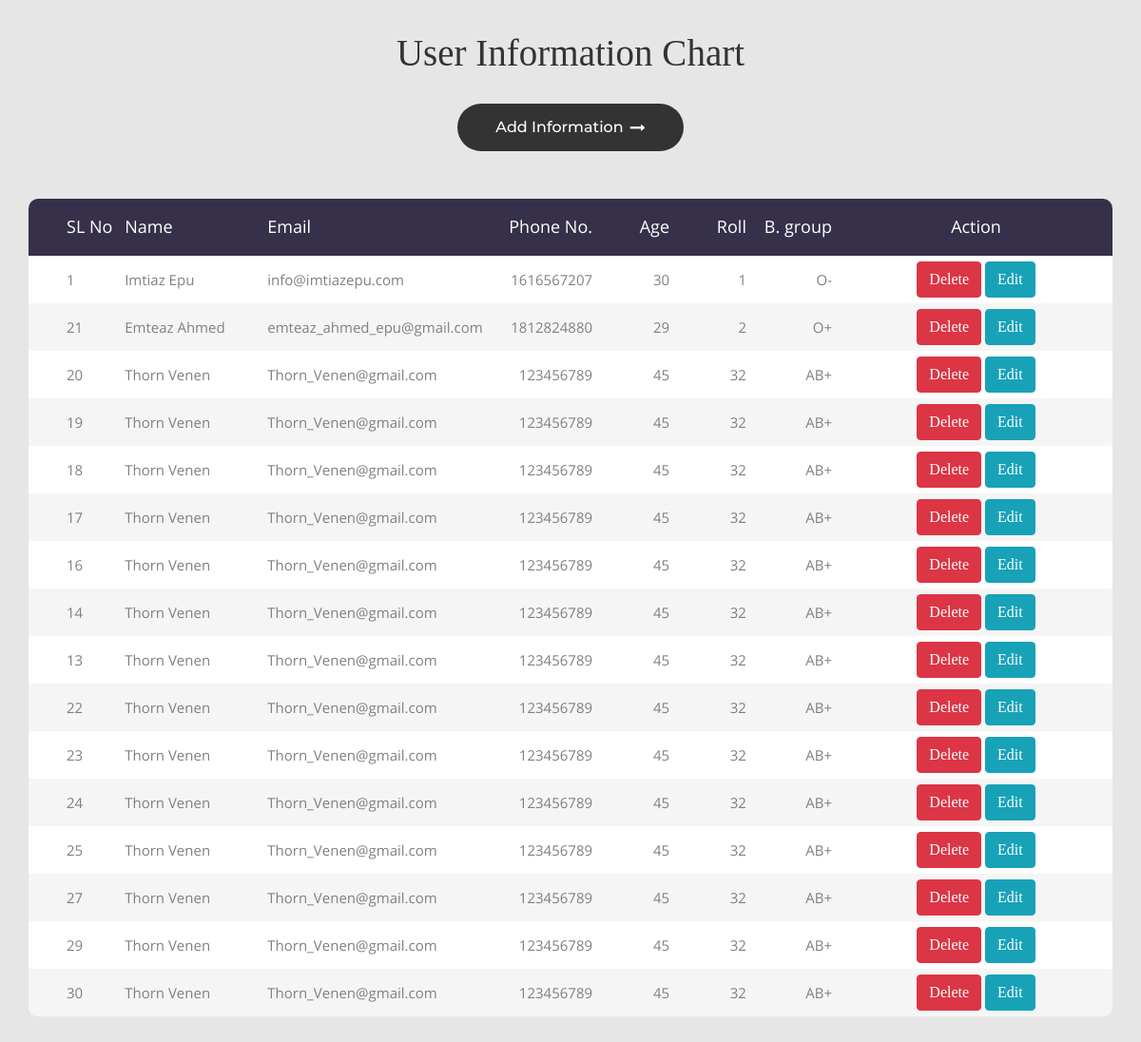
The page /view.php on the database its author committed.
### tables this page shows
CREATE TABLE `student` (
  `id` int(11) NOT NULL,
  `name` varchar(80) NOT NULL,
  `email` varchar(80) NOT NULL,
  `phone` int(80) NOT NULL,
  `age` int(80) NOT NULL,
  `roll` int(80) NOT NULL,
  `blood` varchar(80) NOT NULL
);

### lib/Database.php (called while the page is built, shortened)
<?php
	class Database{
		public $host   = DB_HOST;
		public $user   = DB_USER;
		public $pass   = DB_PASS;
		public $dbname = DB_NAME;
		public $link;
		public function connectDB(){
			$this->link = new mysqli($this->host, $this->user, $this->pass, $this->dbname);
		}
		public function select($query){
			$select = $this->link->query($query) or die($this->link->error.__Line__);
			if ($select->num_rows> 0 ){
				return $select;
			}
			else {
				return false;
			}
		}
	}
 ?>

### view.php (the view, shortened to what this page needs)
<?php
	include 'lib/Database.php';
	$db = new Database();
 ?>
<!DOCTYPE html>
<html lang="en">
<head>
	<link rel="stylesheet" type="text/css" href="v_assets/vendor/bootstrap/css/bootstrap.min.css">
	<link rel="stylesheet" type="text/css" href="v_assets/fonts/font-awesome-4.7.0/css/font-awesome.min.css">
	<link rel="stylesheet" type="text/css" href="v_assets/vendor/animate/animate.css">
	<link rel="stylesheet" type="text/css" href="v_assets/vendor/select2/select2.min.css">
	<link rel="stylesheet" type="text/css" href="v_assets/vendor/perfect-scrollbar/perfect-scrollbar.css">
	<link rel="stylesheet" type="text/css" href="v_assets/css/util.css">
	<link rel="stylesheet" type="text/css" href="v_assets/css/main.css">
	<link rel="stylesheet" type="text/css" href="assets/css/main.css">
</head>
<body>
	<div class="limiter">
		<div class="container-table100">
			<span class="contact100-form-title">
					User Information Chart
			</span>
			<div style="margin-top: -50px; margin-bottom: 50px;" class="container-contact100-form-btn text-center">
				<a href="index.php"><button style="padding: 0 40px;" type="submit" class="contact100-form-btn ">Add Information<i class="fa fa-long-arrow-right m-l-7" aria-hidden="true"></i></button></a>
			</div>
			<div class="wrap-table100">
				<div class="table100">
					<table>
						<thead>
							<tr class="table100-head">
								<th class="column1">SL No </th>
								<th class="column2">Name</th>
								<th class="column3">Email</th>
								<th class="column4">Phone No.</th>
								<th class="column5">Age</th>
								<th class="column6">Roll</th>
								<th class="column7">B. group</th>
								<th class="column8">Action</th>
							</tr>
						</thead>
						<tbody>
							<?php
								$query = "SELECT * FROM student";
								$view  =  $db->select($query);
								if($view){
									while($result = $view-> fetch_assoc()){
							 ?>
								<tr>
									<td class="column1"><?php echo $result['id'] ?></td>
									<td class="column2"><?php echo $result['name'] ?></td>
									<td class="column3"><?php echo $result['email'] ?></td>
									<td class="column4"><?php echo $result['phone'] ?></td>
									<td class="column5"><?php echo $result['age'] ?></td>
									<td class="column6"><?php echo $result['roll'] ?></td>
									<td class="column7"><?php echo $result['blood'] ?></td>
									<td class="column8">
										<a href="view.php?delid=<?php echo $result['id'] ?>" class="btn btn-danger">Delete</a>
										<a href="edit.php?editid=<?php echo $result['id'] ?>" class="btn btn-info">Edit</a>
									</td>
								</tr>
							<?php }}?>
						</tbody>
					</table>
				</div>
			</div>
		</div>
	</div>
</body>
</html>

### v_assets/css/main.css (style rules this page uses)
* { margin: 0px; padding: 0px; box-sizing: border-box; }
body, html { height: 100%; font-family: sans-serif; }
a { margin: 0px; transition: all 0.4s; -webkit-transition: all 0.4s; -o-transition: all 0.4s; -moz-transition: all 0.4s; }
button { outline: none !important; border: none; background: transparent; }
.limiter { width: 100%; margin: 0 auto; }
.container-table100 { width: 100%; min-height: 100vh; background: #e6e6e6; display: -webkit-box; display: -webkit-flex; display: -moz-box; display: -ms-flexbox; display: flex; align-items: center; justify-content: center; flex-wrap: wrap; padding: 33px 30px; }
.wrap-table100 { width: 1170px; }
table { border-spacing: 1; border-collapse: collapse; background: white; border-radius: 10px; overflow: hidden; width: 100%; margin: 0 auto; position: relative; }
table * { position: relative; }
table td, table th { padding-left: 8px; }
table thead tr { height: 60px; background: #36304a; }
table tbody tr { height: 50px; }
table tbody tr:last-child { border: 0; }
table td, table th { text-align: left; }
.table100-head th { font-family: OpenSans-Regular; font-size: 18px; color: #fff; line-height: 1.2; font-weight: unset; }
tbody tr:nth-child(even) { background-color: #f5f5f5; }
tbody tr { font-family: OpenSans-Regular; font-size: 15px; color: #808080; line-height: 1.2; font-weight: unset; }
.column1 { width: 120px; padding-left: 40px; }
.column2 { width: 235px; }
.column3 { width: 260px; }
.column4 { width: 110px; text-align: right; }
.column5 { width: 120px; text-align: right; }
.column6 { width: 120px; text-align: right; padding-right: 0px; }
.column7 { width: 120px; text-align: right; padding-right: 0px; }
.column8 { width: 500px; text-align: center; padding-right: 0px; }

### assets/css/main.css (style rules this page uses)
* { margin: 0px; padding: 0px; box-sizing: border-box; }
body, html { height: 100%; font-family: Poppins-Regular, sans-serif; }
a { font-family: Poppins-Regular; font-size: 14px; line-height: 1.7; color: #666666; margin: 0px; transition: all 0.4s; -webkit-transition: all 0.4s; -o-transition: all 0.4s; -moz-transition: all 0.4s; }
button { outline: none !important; border: none; background: transparent; }
.contact100-form-title { display: block; width: 100%; font-family: Montserrat-Black; font-size: 39px; color: #333333; line-height: 1.2; text-align: center; padding-bottom: 59px; }
.container-contact100-form-btn { display: -webkit-box; display: -webkit-flex; display: -moz-box; display: -ms-flexbox; display: flex; flex-wrap: wrap; justify-content: center; padding-top: 20px; width: 100%; }
.contact100-form-btn { display: -webkit-box; display: -webkit-flex; display: -moz-box; display: -ms-flexbox; display: flex; justify-content: center; align-items: center; padding: 0 20px; width: 100%; height: 50px; background-color: #333333; border-radius: 25px; font-family: Montserrat-Medium; font-size: 16px; color: #fff; line-height: 1.2; -webkit-transition: all 0.4s; -o-transition: all 0.4s; -moz-transition: all 0.4s; transition: all 0.4s; }
.contact100-form-btn i { -webkit-transition: all 0.4s; -o-transition: all 0.4s; -moz-transition: all 0.4s; transition: all 0.4s; }

### rows shown on the page
student: id "1", name "Imtiaz Epu", email "info@imtiazepu.com", phone "1616567207", age "30", roll "1", blood "O-"
student: id "21", name "Emteaz Ahmed", email "emteaz_ahmed_epu@gmail.com", phone "1812824880", age "29", roll "2", blood "O+"
student: id "20", name "Thorn Venen", email "Thorn_Venen@gmail.com", phone "123456789", age "45", roll "32", blood "AB+"
student: id "19", name "Thorn Venen", email "Thorn_Venen@gmail.com", phone "123456789", age "45", roll "32", blood "AB+"
student: id "18", name "Thorn Venen", email "Thorn_Venen@gmail.com", phone "123456789", age "45", roll "32", blood "AB+"
student: id "17", name "Thorn Venen", email "Thorn_Venen@gmail.com", phone "123456789", age "45", roll "32", blood "AB+"
student: id "16", name "Thorn Venen", email "Thorn_Venen@gmail.com", phone "123456789", age "45", roll "32", blood "AB+"
student: id "14", name "Thorn Venen", email "Thorn_Venen@gmail.com", phone "123456789", age "45", roll "32", blood "AB+"
student: id "13", name "Thorn Venen", email "Thorn_Venen@gmail.com", phone "123456789", age "45", roll "32", blood "AB+"
student: id "22", name "Thorn Venen", email "Thorn_Venen@gmail.com", phone "123456789", age "45", roll "32", blood "AB+"
student: id "23", name "Thorn Venen", email "Thorn_Venen@gmail.com", phone "123456789", age "45", roll "32", blood "AB+"
student: id "24", name "Thorn Venen", email "Thorn_Venen@gmail.com", phone "123456789", age "45", roll "32", blood "AB+"
student: id "25", name "Thorn Venen", email "Thorn_Venen@gmail.com", phone "123456789", age "45", roll "32", blood "AB+"
student: id "27", name "Thorn Venen", email "Thorn_Venen@gmail.com", phone "123456789", age "45", roll "32", blood "AB+"
student: id "29", name "Thorn Venen", email "Thorn_Venen@gmail.com", phone "123456789", age "45", roll "32", blood "AB+"
student: id "30", name "Thorn Venen", email "Thorn_Venen@gmail.com", phone "123456789", age "45", roll "32", blood "AB+"
